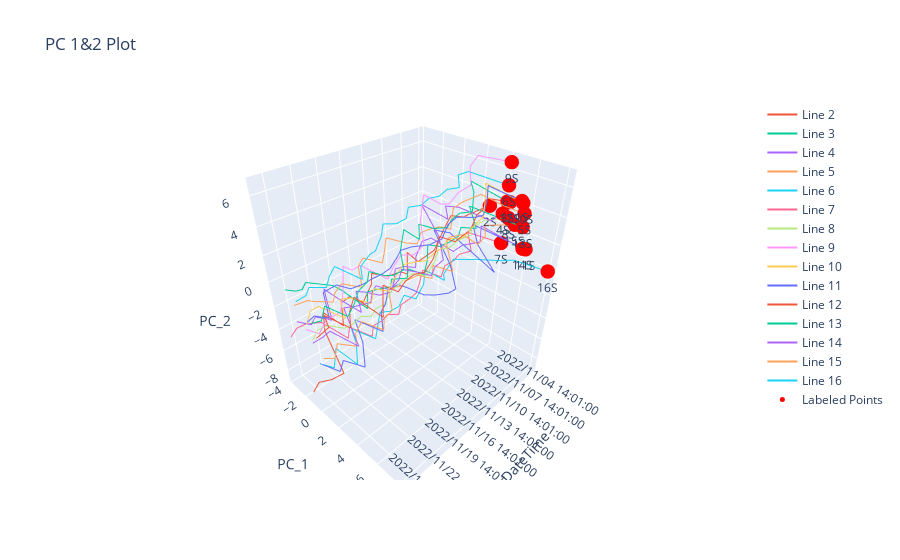

This figure's notebook cell:
### Markdown cell above
# Mean with PC 1 & 2 Graph

### Code cell
import plotly.express as px
import plotly.graph_objects as go


# first plotting mean
fig = px.line_3d(curves_df_12[0], x='DateTime', y='PC_1', z='PC_2', title='PC 1&2 Plot')

for i in range(1, len(curves_df_12)):
    # Create additional line traces
    line_num = i + 1
    line_trace_n = go.Scatter3d(
        x=curves_df_12[i]['DateTime'].to_numpy(),
        y=curves_df_12[i]['PC_1'].to_numpy(),
        z=curves_df_12[i]['PC_2'].to_numpy(),
        mode='lines',
        name='Line {}'.format(line_num)
    )
    fig.add_trace(line_trace_n)


# Define the coordinates and labels for the points you want to label
point_x = []
point_y = []
point_z = []
for curve in curves_df_12:
    point_x.append(curve.at[0, 'DateTime'])
    point_y.append(curve.at[0, 'PC_1'])
    point_z.append(curve.at[0, 'PC_2'])

point_labels = ['1S', '2S', '3S', '4S', '5S', '6S', '7S', '8S', '9S', '10S',  '11S', '12S', '13S', '14S', '15S', '16S']

# Create a scatter trace with text annotations for the labeled points
scatter_trace = go.Scatter3d(
    x=point_x,
    y=point_y,
    z=point_z,
    mode='markers+text',
    marker=dict(
        size=5,
        color='red',
    ),
    text=point_labels,
    textposition='bottom center',
    name='Labeled Points'
)

# Add the scatter trace to the figure
fig.add_trace(scatter_trace)

# fig.write_html('downloads/PC12_plot.html')
fig
